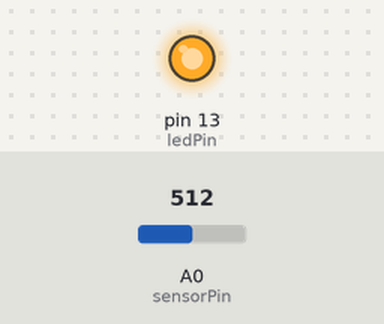
A sketch run on a simulated Arduino Uno, built with avr-gcc and run on an emulated ATmega328P. On the bench: output pins drawn as LEDs (lit = HIGH). Inputs (shaded band) come from the test bench; at power-on: A0 (sensorPin) = 512.

Above: at 1.3 s.
1.4 s: A0 (sensorPin) set to 526
At 2.5 s:
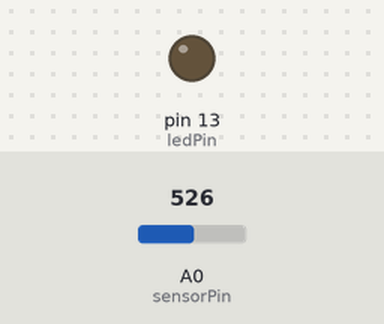
3.0 s: A0 (sensorPin) set to 511
At 3.6 s:
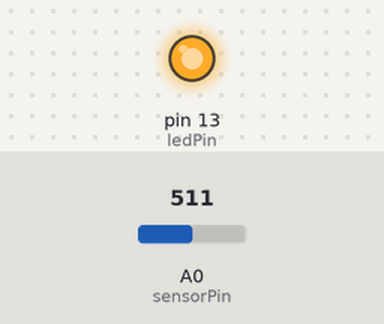
4.5 s: A0 (sensorPin) set to 716
At 4.8 s:
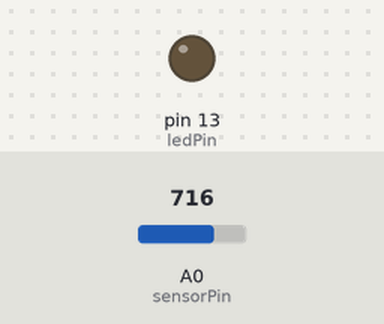
Timing chart, 0 to 7.5 s (numbered marks = the images above; inputs shaded):
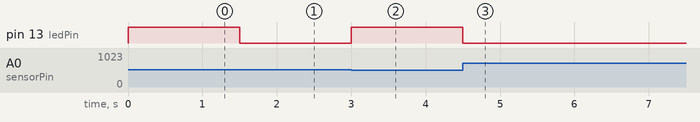

Measured:
- the behaviour switches between 512 and 513 on A0 (sensorPin) (found by bisection; images 0 and 1)
- after the input at 1.4 s, pin 13 (ledPin): HIGH → LOW after 0.10 s
- after the input at 3.0 s, pin 13 (ledPin): LOW → HIGH at once
- after the input at 4.5 s, pin 13 (ledPin): HIGH → LOW at once

The sketch:

PhotoLED.ino
```cpp
int ledPin = 13;
int sensorPin = A0;
int lightLevel;

void setup() {
  // put your setup code here, to run once:
  pinMode(ledPin, OUTPUT);
  pinMode(sensorPin, INPUT);
  Serial.begin(9600);
}

void loop() {
  // put your main code here, to run repeatedly:
  lightLevel = analogRead(sensorPin);
  //Serial.println(lightLevel*0.00488);
  if( lightLevel*0.00488 < 2.5 )
  {
    digitalWrite(ledPin, HIGH);
  }else
  {
    digitalWrite(ledPin, LOW);
  }
  delay(500);
}
```
